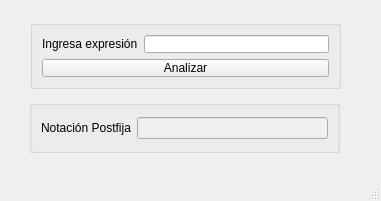
<?xml version="1.0" encoding="UTF-8"?>
<ui version="4.0">
 <class>MainWindow</class>
 <widget class="QMainWindow" name="MainWindow">
  <property name="geometry">
   <rect>
    <x>0</x>
    <y>0</y>
    <width>381</width>
    <height>201</height>
   </rect>
  </property>
  <property name="windowTitle">
   <string>Analizador Sintáctico</string>
  </property>
  <widget class="QWidget" name="centralwidget">
   <widget class="QGroupBox" name="groupBox">
    <property name="geometry">
     <rect>
      <x>30</x>
      <y>20</y>
      <width>311</width>
      <height>69</height>
     </rect>
    </property>
    <property name="title">
     <string/>
    </property>
    <layout class="QFormLayout" name="formLayout">
     <item row="0" column="0">
      <widget class="QLabel" name="label">
       <property name="text">
        <string>Ingresa expresión</string>
       </property>
      </widget>
     </item>
     <item row="0" column="1">
      <widget class="QLineEdit" name="lineEdit_expresion"/>
     </item>
     <item row="1" column="0" colspan="2">
      <widget class="QPushButton" name="pushButton_analizar">
       <property name="text">
        <string>Analizar</string>
       </property>
      </widget>
     </item>
    </layout>
   </widget>
   <widget class="QGroupBox" name="groupBox_2">
    <property name="geometry">
     <rect>
      <x>29</x>
      <y>100</y>
      <width>311</width>
      <height>53</height>
     </rect>
    </property>
    <property name="title">
     <string/>
    </property>
    <layout class="QGridLayout" name="gridLayout">
     <item row="0" column="0">
      <widget class="QLabel" name="label_2">
       <property name="text">
        <string>Notación Postfija</string>
       </property>
      </widget>
     </item>
     <item row="0" column="1">
      <widget class="QLineEdit" name="lineEdit_notacionPostfija">
       <property name="enabled">
        <bool>false</bool>
       </property>
      </widget>
     </item>
    </layout>
   </widget>
  </widget>
  <widget class="QMenuBar" name="menubar">
   <property name="geometry">
    <rect>
     <x>0</x>
     <y>0</y>
     <width>381</width>
     <height>21</height>
    </rect>
   </property>
  </widget>
  <widget class="QStatusBar" name="statusbar"/>
 </widget>
 <resources/>
 <connections/>
</ui>
